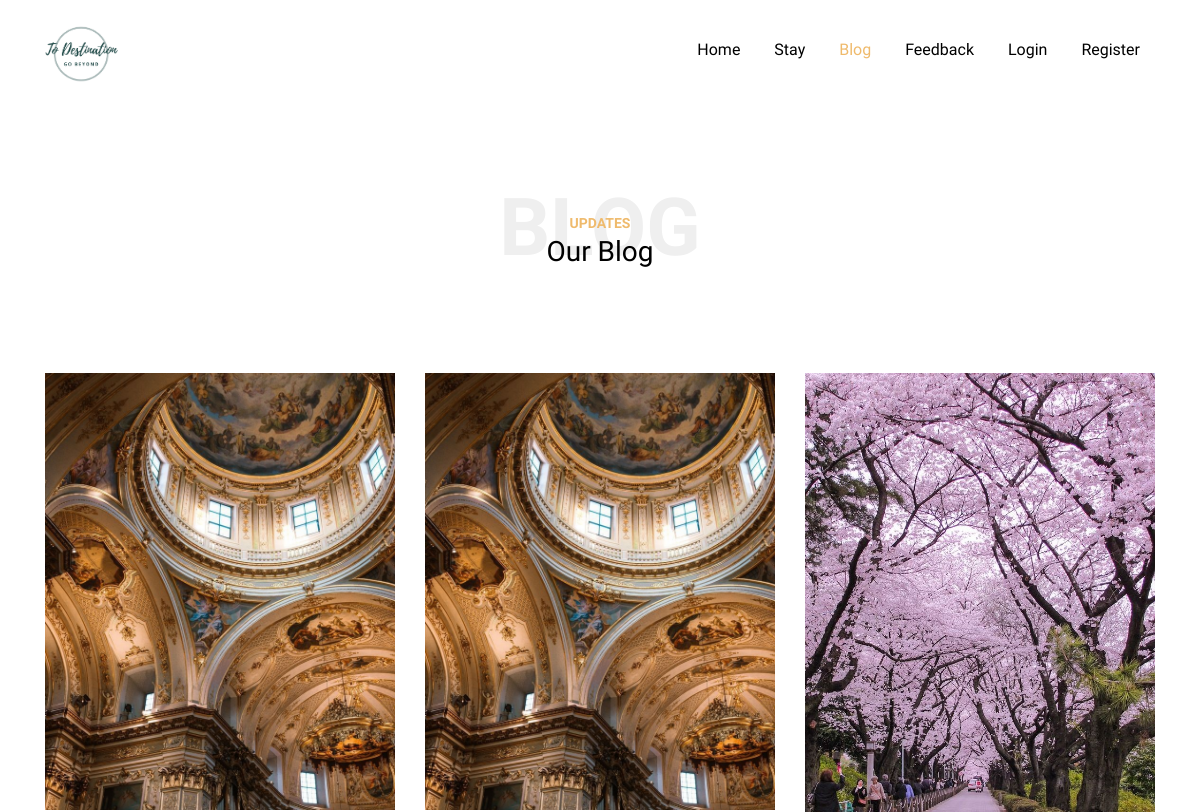
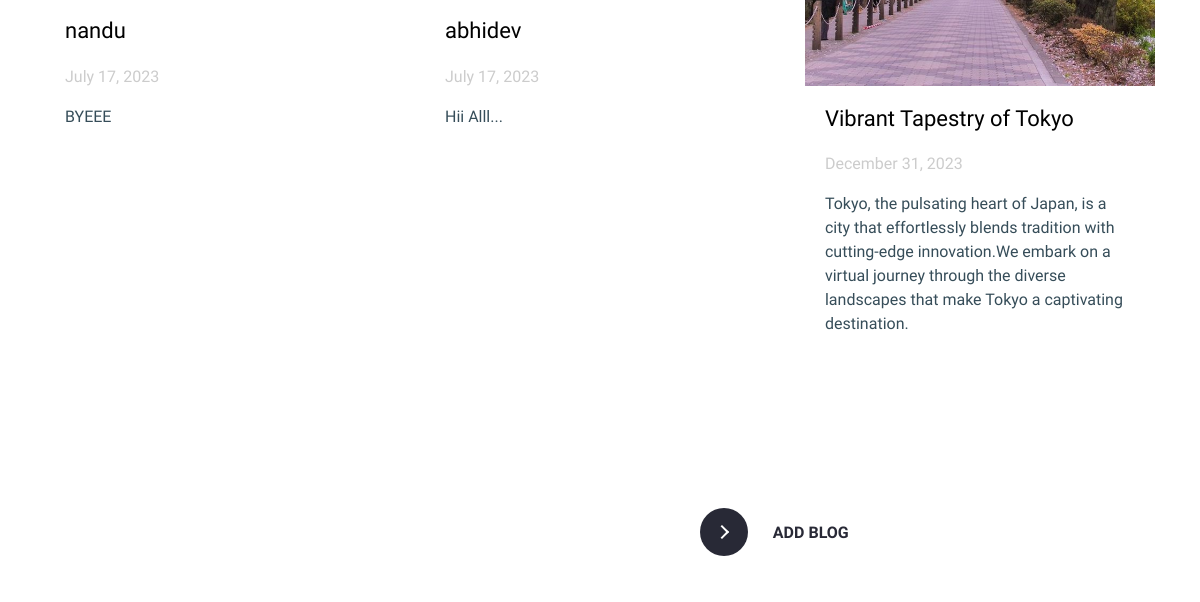
The page /Blog (upper part) on the database as committed earlier (2 pictures, top to bottom).
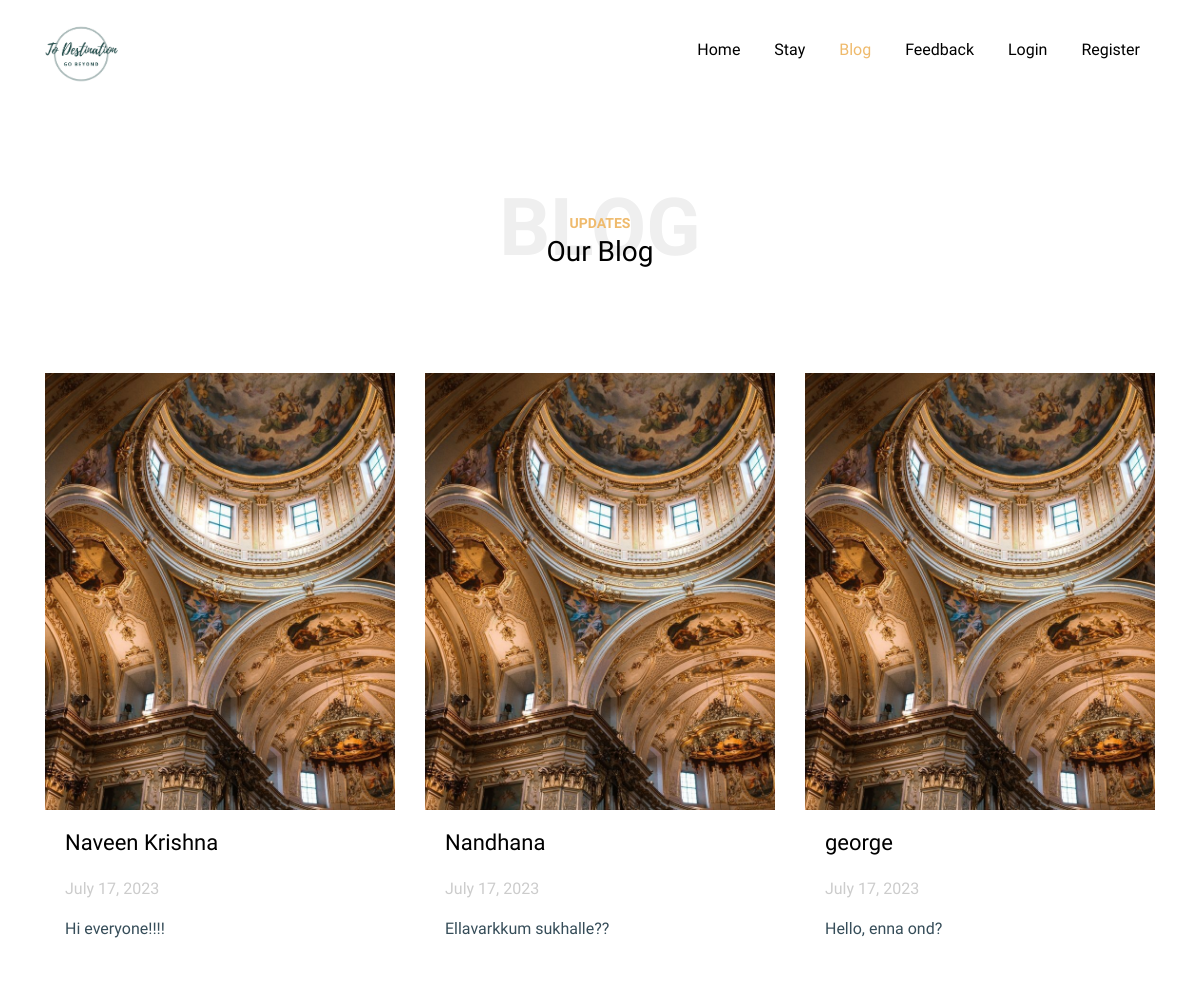
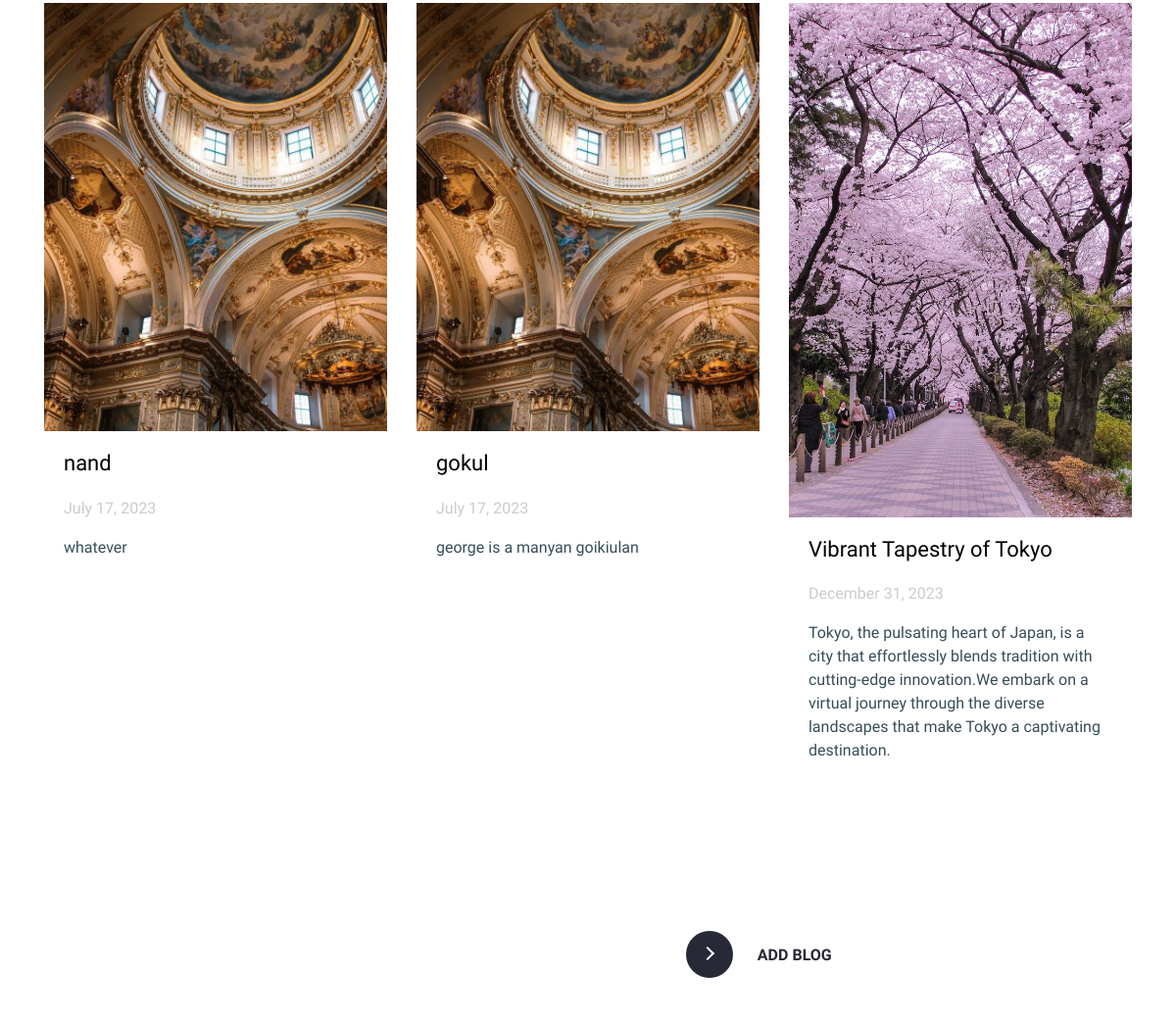
The same page on the database as committed later (2 pictures, top to bottom).
### users/models.py (models this page shows, shortened)
class blog(models.Model):
    username = models.CharField(blank=False,max_length=50)
    email = models.EmailField(blank=False,max_length=200)
    message = models.TextField(blank=False,max_length=250)

### users/views.py (the view)
# urls.py: path('Blog', views.Blog, name="Blog"),
def Blog(request):
    blg = blog.objects.all()
    return render(request, 'users/blog.html', {'blog':blg})

### templates/users/blog.html (shortened to what this page needs)
{% extends 'bases/userbase.html' %}
{% load static %}
{% block content %}
<link rel="stylesheet" href="{% static 'users/css/style.css' %}">
<link rel="stylesheet" href="{% static 'users/fonts/icomoon/style.css' %}">
<link rel="stylesheet" href="{% static 'users/css/bootstrap.min.css' %}">
<header class="site-navbar site-navbar-target" role="banner">
  <div class="container">
    <div class="row align-items-center position-relative">
      <div class="col-3 ">
        <div class="site-logo">
          <a href="index " class="font-weight-bold">
            <img src="{% static 'users/images/Blue Coming Soon Banner Landscape (1).jpg' %}" alt="Image"
              class="img-fluid">
          </a>
        </div>
      </div>
      <div class="col-9  text-right">
        <nav class="site-navigation text-right ml-auto d-none d-lg-block" role="navigation">
          <ul class="site-menu main-menu js-clone-nav ml-auto ">
            <li><a href="{% url 'index' %}" class="nav-link"
                style="font-family : Work Sans, sans-serif; font-size: 16px; font-weight :300;">Home</a></li>
            <li><a href="trip" class="nav-link">Stay</a></li>
            <li><a href="Blog" class="nav-link active">Blog</a></li>
            <li><a href="contacts" class="nav-link">Feedback</a></li>
            {% if request.user.is_authenticated %}
            <li><a href="user_logout" class="nav-link">Logout</a></li>
            {% else %}
            <li><a href="user_login" class="nav-link">Login</a></li>
            <li><a href="register" class="nav-link">Register</a></li>
            {% endif %}
          </ul>
        </nav>
      </div>
    </div>
  </div>
</header>
<body>
  <div class="site-section">
    <div class="container">
      <div class="row justify-content-center text-center">
        <div class="col-md-10">
          <div class="heading-39101 mb-5">
            <span class="backdrop text-center">Blog</span>
            <span class="subtitle-39191" style="font: size 40px;">Updates</span>
            <h3 styles="font-size: 2rem;">Our Blog</h3>
            <br><br>
          </div>
        </div>
      </div>
      <div class="row">
        {% for i in blog %}
        <div class="col-lg-4 col-md-6 mb-4">
          <div class="post-entry-1 h-100">
            <img src="{% static 'users/images/italy.jpg' %}" alt="Image" class="img-fluid">
            <div class="post-entry-1-contents">
              <h2>{{ i.username }}</h2>
              <span class="meta d-inline-block mb-3">July 17, 2023  </span>
              <p>{{i.message}}</p>
            </div>
          </div>
        </div>
        {% endfor %}
      <div class="col-lg-4 col-md-6 mb-4">
        <div class="post-entry-1 h-100">
            <img src="{% static 'users/images/The 14 Best Scenic Spots to see Cherry Blossoms in Tokyo _ The Creative Adventurer.jpeg' %}" alt="Image"
             class="img-fluid">
          <div class="post-entry-1-contents">
            <h2>Vibrant Tapestry of Tokyo</h2>
            <span class="meta d-inline-block mb-3">December 31, 2023 </span>
            <p>Tokyo, the pulsating heart of Japan, is a city that effortlessly blends tradition with cutting-edge innovation.We embark on a virtual journey through the diverse landscapes that make Tokyo a captivating destination.</p>
          </div>
        </div>
      </div>
    </div>
  </div>
</div>
  </div>
<button class="learn-more" style="left:700px;">
    <a href="form">
  <span class="circle" aria-hidden="true">
  <span class="icon arrow"></span>
  </span>
    <span class="button-text">Add Blog</span>
    </a>
</button>
<br><br><br>
</body>
{% endblock content %}

### templates/bases/userbase.html (shortened to what this page needs)
{% load static %}
<!doctype html>
<html lang="en">
<head>
  <link rel="stylesheet" href="{% static 'users/fonts/icomoon/style.css' %}">
  <link rel="stylesheet" href="{% static 'users/css/bootstrap.min.css' %}">
  <link rel="stylesheet" href="{% static 'users/css/bootstrap-datepicker.css' %}">
  <link rel="stylesheet" href="{% static 'users/css/jquery.fancybox.min.css' %}">
  <link rel="stylesheet" href="{% static 'users/css/owl.carousel.min.css' %}">
  <link rel="stylesheet" href="{% static 'users/css/owl.theme.default.min.css' %}">
  <link rel="stylesheet" href="{% static 'users/fonts/flaticon/font/flaticon.css' %}">
  <link rel="stylesheet" href="{% static 'users/css/aos.css' %}">
  <link rel="stylesheet" href="{% static 'css/style.css' %}">
  <link rel="stylesheet" href="{% static 'fonts/icomoon/style.css' %}">
  <link rel="stylesheet" href="{% static 'css/bootstrap.min.css' %}">
  <link rel="stylesheet" href="{% static 'users/css/style.css' %}">
</head>
<body data-spy="scroll" data-target=".site-navbar-target" data-offset="300">
  <div class="site-wrap" id="home-section">
    {% block content %}
    {% endblock content %}
</body>
</html>

### static/booking/css/style.css (style rules this page uses)
body { font-family: "Lato", Arial, sans-serif; font-weight: 400; font-size: 16px; line-height: 1.7; color: #777; background: #fff; }
a { color: #09C6AB; -webkit-transition: 0.5s; -o-transition: 0.5s; transition: 0.5s; }
p { margin-bottom: 20px; }
h1, h2, h3, h4, h5, h6, figure { color: #000; font-family: "Lato", Arial, sans-serif; font-weight: 400; margin: 0 0 20px 0; }

### static/users/css/style.css (style rules this page uses)
body { line-height: 1.7; color: #364d59 !important; font-weight: 300; font-size: 1rem; font-family: "Work Sans", sans-serif; }
a { -webkit-transition: .3s all ease; -o-transition: .3s all ease; transition: .3s all ease; text-decoration: none; }
h1, h2, h3, h4, h5, .h1, .h2, .h3, .h4, .h5 { color: #000; font-family: "Work Sans", sans-serif; }
.site-section { padding: 2.5em 0; }
@media (min-width: 768px) { .site-section { padding: 5em 0; } }
.site-navbar { margin-bottom: 0px; z-index: 1999; top: 0; width: 100%; padding: 1rem; background: white; }
.site-navbar .site-logo { margin: 0; padding: 0; font-size: 1.7rem; }
.site-navbar .site-logo a { text-transform: uppercase; color: #fff; }
.site-navbar .site-logo a img { width: 73px; }
.site-navbar .site-navigation .site-menu { margin: 0; padding: 0; margin-bottom: 0; }
.site-navbar .site-navigation .site-menu .active { color: #efba6c !important; }
.site-navbar .site-navigation .site-menu a { text-decoration: none !important; display: inline-block; }
.site-navbar .site-navigation .site-menu > li { display: inline-block; }
.site-navbar .site-navigation .site-menu > li > a { margin-left: 15px; margin-right: 15px; padding: 20px 0px; color: #000 !important; display: inline-block; text-decoration: none !important; }
.site-mobile-menu .site-nav-wrap { padding: 0; margin: 0; list-style: none; position: relative; }
.site-mobile-menu .site-nav-wrap a { padding: 10px 20px; display: block; position: relative; color: #212529; }
.site-mobile-menu .site-nav-wrap li { position: relative; display: block; }
.site-mobile-menu .site-nav-wrap li .nav-link.active { color: #efba6c; }
.site-mobile-menu .site-nav-wrap > li { display: block; position: relative; float: left; width: 100%; }
.site-mobile-menu .site-nav-wrap > li > a { padding-left: 20px; font-size: 20px; }
.site-section { padding: 7rem 0; }
.post-entry-1 .meta { color: #ccc; }
.post-entry-1 .post-entry-1-contents { background: #fff; padding: 20px; }
.post-entry-1 .post-entry-1-contents h2 { font-size: 22px; margin-bottom: 20px; }
.subtitle-39191 { color: #efba6c; text-transform: uppercase; font-size: 14px; font-weight: bold; }
.heading-39101 { position: relative; }
.heading-39101 .backdrop { line-height: 1; top: -20%; position: absolute; text-transform: uppercase; z-index: -1; font-weight: 900 !important; font-size: 5rem; color: #efefef; }
.heading-39101 .backdrop.text-center { left: 50%; -webkit-transform: translateX(-50%); -ms-transform: translateX(-50%); transform: translateX(-50%); }

### templates/users/blog.html (style rules this page uses)
button { position: relative; display: inline-block; cursor: pointer; outline: none; border: 0; vertical-align: middle; text-decoration: none; background: transparent; padding: 0; font-size: inherit; font-family: inherit; }
button.learn-more { width: 12rem; height: auto; }
button.learn-more .circle { transition: all 0.45s cubic-bezier(0.65, 0, 0.076, 1); position: relative; display: block; margin: 0; width: 3rem; height: 3rem; background: #282936; border-radius: 1.625rem; }
button.learn-more .circle .icon { transition: all 0.45s cubic-bezier(0.65, 0, 0.076, 1); position: absolute; top: 0; bottom: 0; margin: auto; background: #fff; }
button.learn-more .circle .icon.arrow { transition: all 0.45s cubic-bezier(0.65, 0, 0.076, 1); left: 0.625rem; width: 1.125rem; height: 0.125rem; background: none; }
button.learn-more .circle .icon.arrow::before { position: absolute; content: ""; top: -0.29rem; right: 0.0625rem; width: 0.625rem; height: 0.625rem; border-top: 0.125rem solid #fff; border-right: 0.125rem solid #fff; transform: rotate(45deg); }
button.learn-more .button-text { transition: all 0.45s cubic-bezier(0.65, 0, 0.076, 1); position: absolute; top: 0; left: 0; right: 0; bottom: 0; padding: 0.75rem 0; margin: 0 0 0 1.85rem; color: #282936; font-weight: 700; line-height: 1.6; text-align: center; text-transform: uppercase; }

Rows that differ between the two databases and show on the page:
changed blog: username "nandu" → "Naveen Krishna"; message "BYEEE" → "Hi everyone!!!!"
changed blog: username "abhidev" → "Nandhana"; message "Hii Alll..." → "Ellavarkkum sukhalle??"
added blog: username "george", message "Hello, enna ond?"
added blog: username "nand", message "whatever"
added blog: username "gokul", message "george is a manyan goikiulan"
